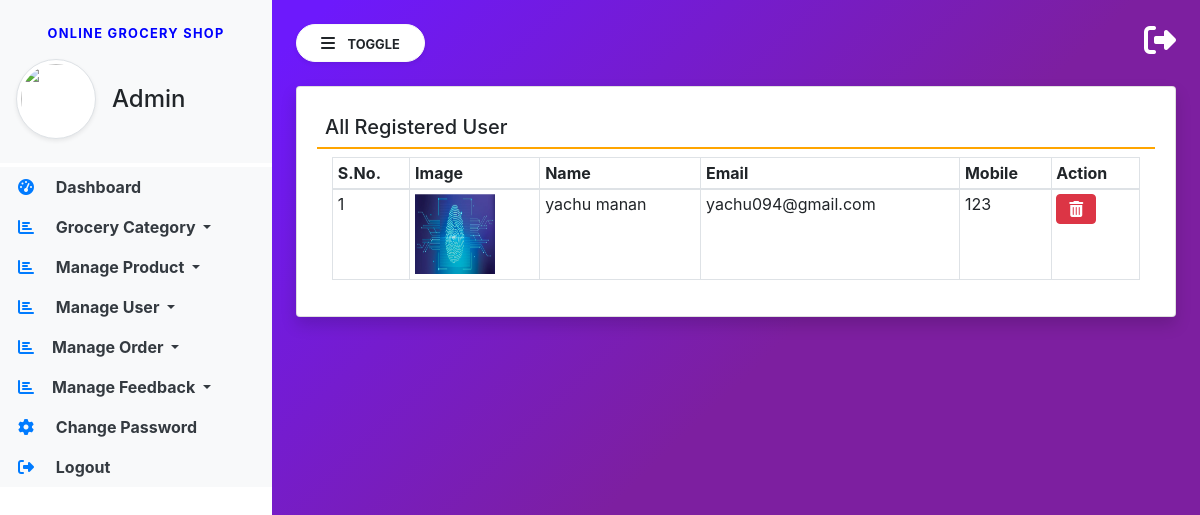
The app's page /manage-user/ with its own data.
### groceryapp/models.py (models this page shows, shortened)
class UserProfile(models.Model):
    user = models.ForeignKey (User, on_delete=models.CASCADE, null=True, blank=True)
    mobile = models.CharField(max_length=100, null=True, blank=True)
    address = models.TextField(null=True, blank=True)
    image = models.FileField(null=True, blank=True)

### groceryapp/views.py (the view)
# urls.py: path('manage-user/', manage_user, name="manage_user"),
def manage_user(request):
    userprofile = UserProfile.objects.all()
    return render(request, 'manage_user.html', locals())

### groceryapp/templates/manage_user.html (shortened to what this page needs)
{% extends 'admin_base.html' %}
{% block main %}
{% load static %}
<link rel="stylesheet" href="https://cdnjs.cloudflare.com/ajax/libs/font-awesome/6.2.1/css/all.min.css" />
<div class="card shadow">
    <div class="card-body">
        <h5 class="p-2" style="border-bottom: 2px solid orange;">All Registered User</h5>
        <div class="container-fluid">
            <table class="table table-bordered table-sm" id="example">
                <thead>
                <tr>
                    <th>S.No.</th>
                    <th>Image</th>
                    <th>Name</th>
                    <th>Email</th>
                    <th>Mobile</th>
                    <th>Action</th>
                </tr>
                </thead>
                <tbody>
                {% for i in userprofile %}
                <tr>
                    <td>{{forloop.counter}}</td>
                    <td>
                    {% if i.image %}
                        <img src="{{ i.image.url }}" style="width:80px;height:80px"/>
                    {% else %}
                        <img src="{% static 'images/default-user.png' %}" style="width:80px;height:80px"/>
                    {% endif %}
                    </td>
                    <td>{{i.user.first_name}} {{i.user.last_name}}</td>
                    <td>{{i.user.username}}</td>
                    <td>{{i.mobile}}</td>
                    <td>
                        <a href="/delete-user/{{i.user.id}}/" class="btn btn-danger"
                           onclick="return confirm('Are You Sure?')">
                            <i class="fas  fa-trash-alt"></i>
                        </a></td>
                </tr>
                {% endfor %}
                </tbody>
            </table>
        </div>
    </div>
</div>
{% endblock %}

### groceryapp/static/css/sidebar.css (style rules this page uses)
body { background-image : linear-gradient(135.9deg,rgba(109,25,252,1) 16.4%,rgba(125,31,160,1) 56.1%); min-height:100vh; }

### records on screen
UserProfile: image (picture), user.first_name "yachu", user.last_name "manan", user.username "yachu094@gmail.com", mobile "123"
